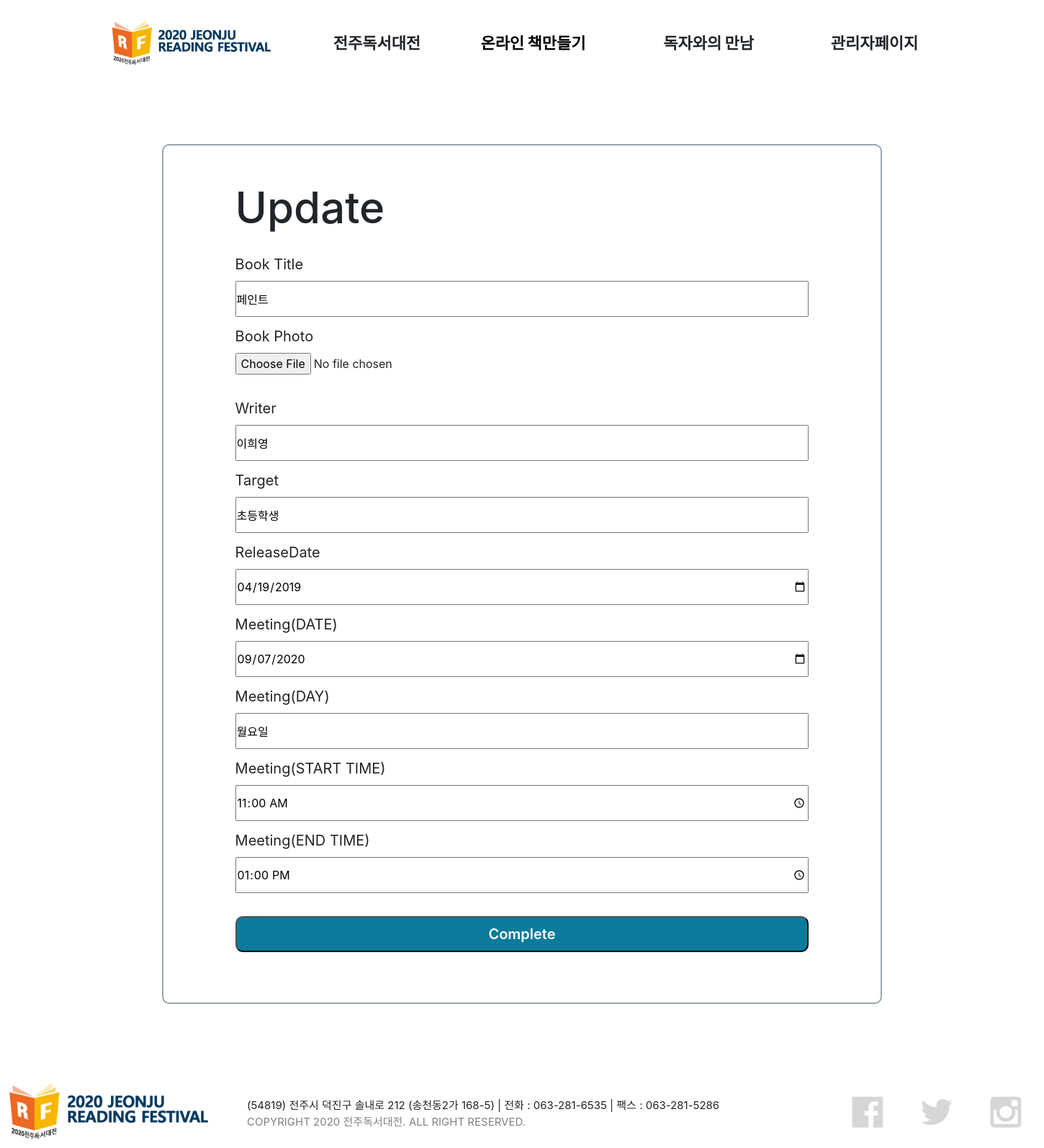
The app's page /pages/update.php?idx=25 with its own data.
### tables this page shows
CREATE TABLE `meet` (
  `idx` int(11) NOT NULL,
  `Title` text NOT NULL,
  `Photo` text NOT NULL,
  `Writer` text NOT NULL,
  `Target` text NOT NULL,
  `ReleaseDate` date NOT NULL,
  `meetDate` date NOT NULL,
  `days` text NOT NULL,
  `startTime` time NOT NULL,
  `endTime` time NOT NULL
);

### lib/lib.php (called while the page is built, shortened)
<?php
    $db = new PDO("mysql:host=127.0.0.1;dbname=users;charset=utf8","root","");
    function readBook($idx) {
        global $db;
        $idx = $idx ? (int)$idx : 0;
        $data = array("idx"=>0,"Title"=>"","Photo"=>"","Writer"=>"","Target"=>"", "ReleaseDate"=>"","MDate"=>"","MTime"=>"");
        if( $idx ) {
            $sql = "SELECT * FROM meet WHERE idx={$idx}";
            if( $res = $db->query($sql) ) {
                $data = $res->fetch(PDO::FETCH_ASSOC);
            }
        }
        return $data;
    }
?>

### pages/update.php (the view, shortened to what this page needs)
<?php
include_once('../lib/lib.php');
$idx = isset($_GET['idx']) ? (int)$_GET['idx'] : 0;
$data = array("idx"=>0,"Title"=>"","Photo"=>"","Writer"=>"","Target"=>"", "ReleaseDate"=>"","MDate"=>"","MTime"=>"");
if( $idx ) $data = readBook($idx);
include_once('header.php');
?>
<div class="page-area">
    <h1 class="page-title">Update</h1>
    <form method="post" action="../lib/server.php" enctype="multipart/form-data">
        <div class="text-group">
            <label>Book Title</label>
            <input type="text" name="Title" value="<?=$data['Title']?>">
        </div>
        <div class="text-group">
            <label>Book Photo</label>
            <input type="file" name="Photo">
        </div>
        <div class="text-group">
            <label>Writer</label>
            <input type="text" name="Writer" value="<?=$data['Writer']?>">
        </div>
        <div class="text-group">
            <label>Target</label>
            <input type="text" name="Target" value="<?=$data['Target']?>">
        </div>
        <div class="text-group">
            <label>ReleaseDate</label>
            <input type="date" name="ReleaseDate" value="<?=$data['ReleaseDate']?>">
        </div>
        <div class="text-group">
            <label>Meeting(DATE)</label>
            <input type="date" name="meetDate" value="<?=$data['meetDate']?>">
        </div>
        <div class="text-group">
            <label>Meeting(DAY)</label>
            <input type="text" name="days" value="<?=$data['days']?>">
        </div>
        <div class="text-group">
            <label>Meeting(START TIME)</label>
            <input type="time" name="startTime" value="<?=$data['startTime']?>">
        </div>
        <div class="text-group">
            <label>Meeting(END TIME)</label>
            <input type="time" name="endTime" value="<?=$data['endTime']?>">
        </div>
        <button type="submit" class="page-btn">Complete</button>
    </form>
</div>
<?php include_once('footer.php'); ?>

### assets/css/index.css (style rules this page uses)
* { margin: 0; padding: 0; box-sizing: border-box; }
.page-area { width: 1000px; height: auto; margin: 100px auto; border-radius: 10px; border: 2px solid #97a5af; padding-bottom: 50px; }
.page-title { width: 80%; height: 150px; padding-top: 50px; font-size: 60px; margin: 0 auto; }
.text-group { width: 80%; height: 100px; margin: 0 auto; }
.text-group>label { font-size: 20px; }
.text-group>input { width: 100%; height: 50px; }
.page-btn { display: block; width: 80%; height: 50px; border-radius: 10px; background-color: #0b7b9c; margin: 20px auto; font-size: 20px; font-weight: 600; color: white; }

### records on screen
meet: Title "페인트", Writer "이희영", Target "초등학생", ReleaseDate "04/19/2019", meetDate "09/07/2020", days "월요일", startTime "11:00:00", endTime "13:00:00"
